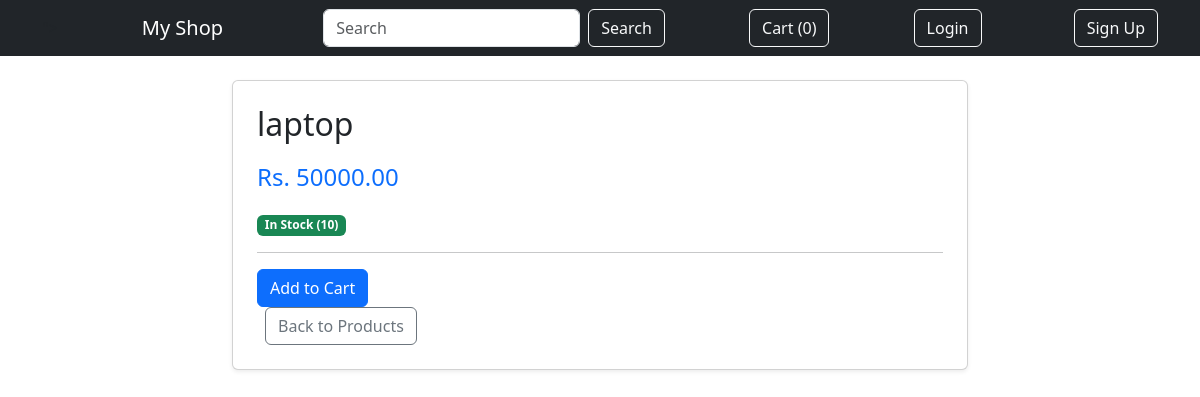
Before: /laptop/ with the older database file.
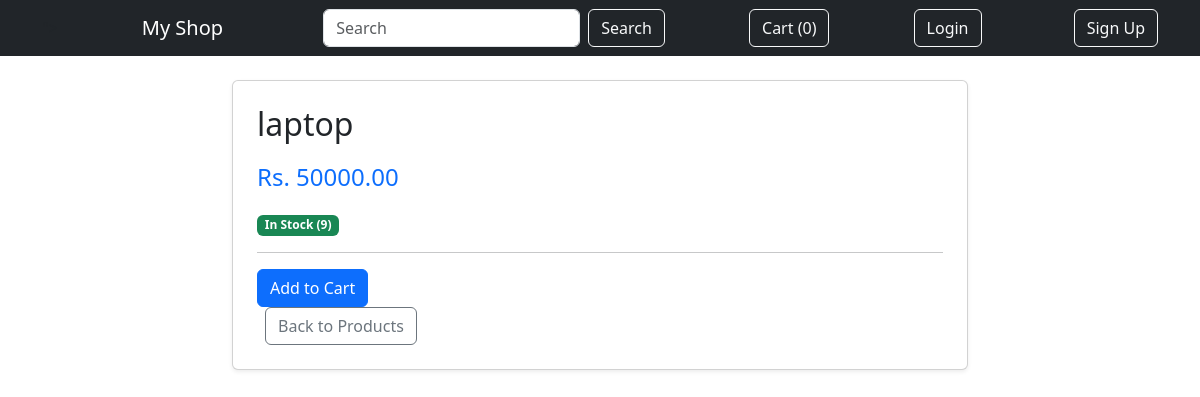
After: the same page with the newer database file.
### store/models.py (models this page shows, shortened)
class Product(models.Model):
    category = models.ForeignKey(Category, related_name='products', on_delete=models.CASCADE)
    name = models.CharField(max_length=200)
    slug = models.SlugField(max_length=200, unique=True)
    description = models.TextField(blank=True)
    price = models.DecimalField(max_digits=10, decimal_places=2)
    stock = models.PositiveIntegerField()
    available = models.BooleanField(default=True)
    image = models.ImageField(upload_to='products/', blank=True, null=True)
    created = models.DateTimeField(auto_now_add=True)
    updated = models.DateTimeField(auto_now=True)
    class Meta:
        ordering = ['-created']

### store/views.py (the view)
# urls.py: path('<slug:slug>/', views.product_detail, name='product_detail'),
def product_detail(request, slug):
    product = get_object_or_404(Product, slug=slug, available=True)
    return render(request, 'store/product_detail.html', {'product': product})

### cart/cart.py (called while the page is built)
    def __len__(self):
        return sum(int(item['quantity']) for item in self.cart.values())

### cart/context_processors.py (called while the page is built)
def cart(request):
    return {'cart': Cart(request)}

### store/templates/store/product_detail.html (shortened to what this page needs)
{% extends 'store/base.html' %}
{% block content %}
<div class="row justify-content-center">
    <div class="col-md-8">
        <div class="card shadow-sm">
            <div class="card-body p-4">
                <h2 class="card-title mb-3">{{ product.name }}</h2>
                <p class="fs-4 text-primary">Rs. {{ product.price }}</p>
                <p>
                    {% if product.stock > 0 %}
                        <span class="badge bg-success">In Stock ({{ product.stock }})</span>
                    {% else %}
                        <span class="badge bg-danger">Out of Stock</span>
                    {% endif %}
                </p>
                <hr>
                {% if product.stock > 0 %}
                    <form action="{% url 'cart:cart_add' product.id %}" method="post">
                        <button type="submit" class="btn btn-primary">Add to Cart</button>
                    </form>
                {% else %}
                    <button class="btn btn-secondary" disabled>Out of Stock</button>
                {% endif %}
                <a href="/" class="btn btn-outline-secondary ms-2">Back to Products</a>
            </div>
        </div>
    </div>
</div>
{% endblock %}

Changed rows visible on the page:
changed Product "laptop": stock "10" → "9"
